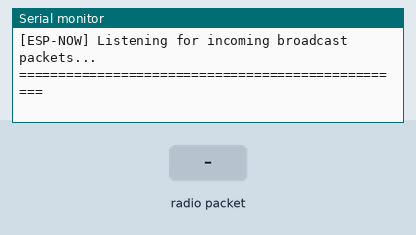
Simulated run of this sketch. Board: ESP32. Parts: the last lines printed to the serial monitor. Inputs (shaded band) come from the test bench.

Above: at 1.7 s.
1.8 s: radio packet "1" arrives
At 2.1 s:
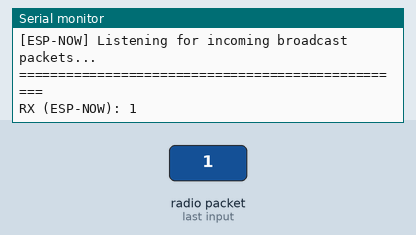
3.3 s: radio packet "0" arrives
At 4.5 s:
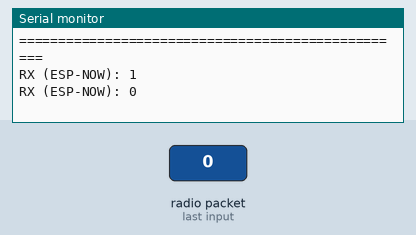
4.8 s: radio packet "2" arrives
At 5.6 s:
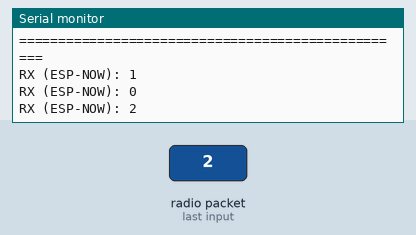

The sketch:

skyedge_ground.ino
```cpp
/*
 * =====================================================================================
 * Project:       SkyEdge Autonomous Edge Intelligence System
 * Component:     Ground Receiver Firmware (Block 8B - ESP32 Ground Station)
 * File:          skyedge_ground.ino
 * Target Board:  ESP32 Dev Module (e.g. NodeMCU-32S, ESP32-WROOM-32)
 * Description:   Listens on 2.4 GHz for incoming ESP-NOW broadcast telemetry packets
 *                transmitted by the SkyEdge airborne downlink node. Prints received
 *                packets and signal strength (RSSI) to the USB Serial Monitor.
 * =====================================================================================
 */

#include <WiFi.h>
#include <esp_now.h>
#include <esp_arduino_version.h>

// =====================================================================================
// Serial Monitor Settings
// =====================================================================================
#define DEBUG_SERIAL_BAUD   115200

// =====================================================================================
// ESP-NOW Receive Callbacks
// =====================================================================================
#if ESP_ARDUINO_VERSION >= ESP_ARDUINO_VERSION_VAL(3, 0, 0)
// ESP32 Arduino Core 3.x (ESP-IDF 5.x) exposes esp_now_recv_info_t with RSSI
void onDataRecv(const esp_now_recv_info_t *info, const uint8_t *incomingData, int len) {
    char packet_buf[256];
    int copy_len = (len < 255) ? len : 255;
    memcpy(packet_buf, incomingData, copy_len);
    packet_buf[copy_len] = '\0';

    int rssi = (info && info->rx_ctrl) ? info->rx_ctrl->rssi : 0;

    Serial.print(F("RX (ESP-NOW): "));
    Serial.print(packet_buf);
    Serial.print(F(" RSSI:"));
    Serial.println(rssi);
}
#else
// ESP32 Arduino Core 2.x (ESP-IDF 4.x) standard callback signature
void onDataRecv(const uint8_t *mac_addr, const uint8_t *incomingData, int len) {
    char packet_buf[256];
    int copy_len = (len < 255) ? len : 255;
    memcpy(packet_buf, incomingData, copy_len);
    packet_buf[copy_len] = '\0';

    Serial.print(F("RX (ESP-NOW): "));
    Serial.println(packet_buf);
}
#endif

// =====================================================================================
// Setup Routine
// =====================================================================================
void setup() {
    // 1. Initialize USB Serial for logging received telemetry
    Serial.begin(DEBUG_SERIAL_BAUD);
    delay(500);
    Serial.println(F("=================================================="));
    Serial.println(F("SkyEdge ESP32 Ground Station Receiver Initialized"));

    // 2. Set WiFi to Station Mode and disconnect from any AP
    WiFi.mode(WIFI_STA);
    WiFi.disconnect();

    // Print Ground Receiver MAC address for diagnostics
    Serial.print(F("[WiFi] Ground Station MAC Address: "));
    Serial.println(WiFi.macAddress());

    // 3. Initialize ESP-NOW
    if (esp_now_init() != ESP_OK) {
        Serial.println(F("[ESP-NOW] ERROR: Failed to initialize ESP-NOW protocol"));
        return;
    }
    Serial.println(F("[ESP-NOW] Listening for incoming broadcast packets..."));

    // 4. Register the Receive Callback
    esp_now_register_recv_cb(onDataRecv);

    Serial.println(F("=================================================="));
}

// =====================================================================================
// Main Execution Loop
// =====================================================================================
void loop() {
    // ESP-NOW packet reception is completely interrupt / event driven.
    // The CPU remains idle here between callbacks.
    delay(10);
}
```

Measured:
- after the input at 1.8 s, the serial monitor: prints a new line at once (image 1)
- after the input at 3.3 s, the serial monitor: prints a new line at once (image 2)
- after the input at 4.8 s, the serial monitor: prints a new line at once (image 3)
